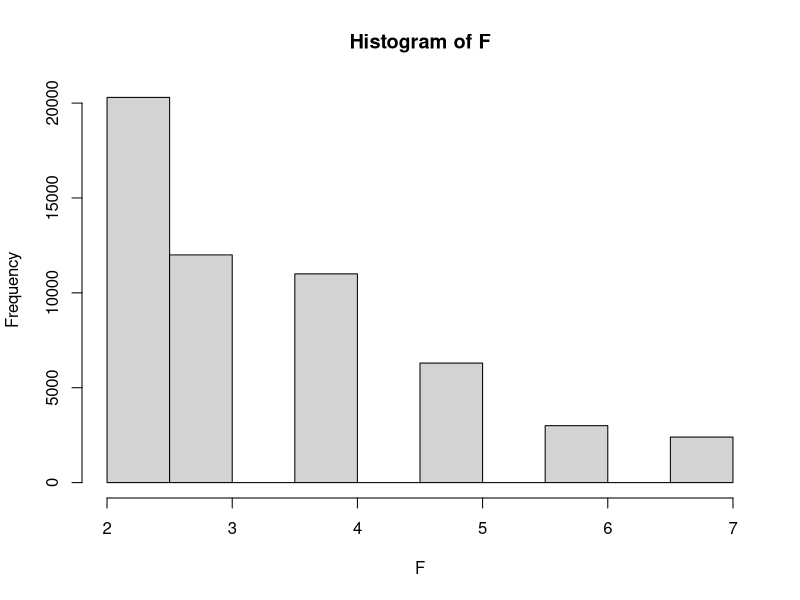

Reproduce this figure in R.
#Estatistica Descritiva - Media, Media, Moda 


#https://pt.stackoverflow.com/questions/386187/como-calcular-a-moda-com-valor-bimodal-em-um-data-frame-no-r

moda = function(x)
{
  z = table(as.vector(x))
  names(z)[z == max(z)]
}


#Lista 3

#1a, b) 

telefonema <- c(1:7)
tempo <- c(1, 2, 6, 15, 8, 1, 2)

df <- data.frame(telefonema, tempo)

#media, mediana 
#https://www.statmethods.net/stats/descriptives.html

summary(df$tempo)
#or
mean(tempo)
#or
median(tempo)

#1c)



result <- moda(df$tempo)
print(result)


#2a, b)

disciplina <- c(1:8)
notas <- c(7.5, 6.2, 4.2, 3.9, 4.8, 6.2, 8.0, 5.4)

summary(notas)

#2c)
result <- moda(notas)
print(result)


#3a) 

#https://rstudio-pubs-static.s3.amazonaws.com/350498_65c35f9643d74df2bd18779a0ec607f6.html

tamanho <- c(2:7)
nr_familias <- c(20300, 12000, 11000, 6300, 3000, 2400)

df <- data.frame(tamanho, nr_familias)

media <- sum(df$tamanho * df$nr_familias) / sum(df$nr_familias) 
print(media)

#3b)

F2 <- rep(2, 20300)
F3 <- rep(3, 12000)
F4 <- rep(4, 11000)
F5 <- rep(5, 6300)
F6 <- rep(6, 3000)
F7 <- rep(7, 2400)

#concatenar os vetores 
F <- c(F2, F3, F4, F5, F6, F7)

mean(F)

median(F)

summary(F)

#3c) 

result <- moda(F)
print(result)

hist(F)

#4a) 

S2 <- rep(2, 12)
S3 <- rep(3, 10)
S4 <- rep(4, 8)
S5 <- rep(5, 6)
S6 <- rep(6, 4)


#concatenar os vetores 
F <- c(S2, S3, S4, S5, S6)

result <- mean(F) * 415
print(result)

#4b)
result <- sum(F * 415)
print(result)


